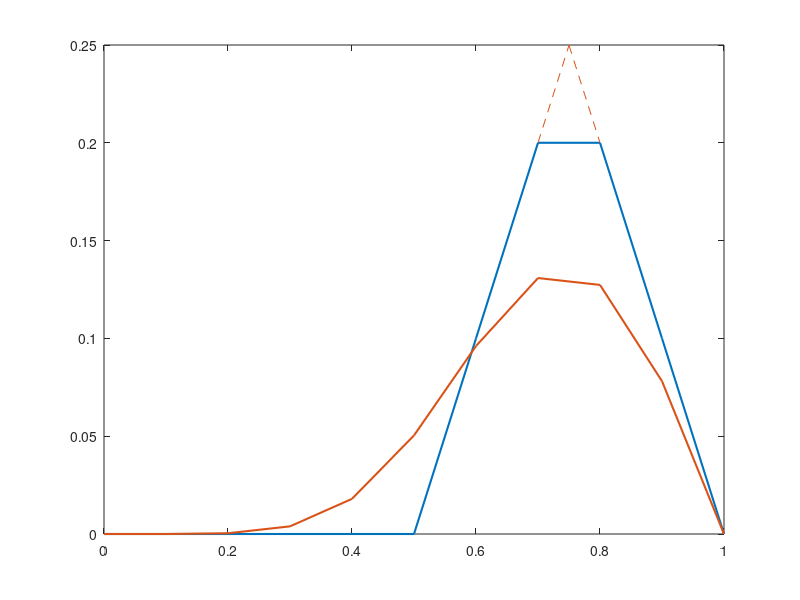

This chart was generated by the following MATLAB code: (Note: this script raises an error after producing the figure.)
x=(0:1/10:1);
y=[0 0 0 0 0 0 .1 .20001 .20001 .1 0];
plot(x,y,'linewidth',1.5)
hold on
rdot=sprintf('%c',183);
s=0.25;
for j=1:11
u(j)=0;
end

q=[.7 .75];
r=[.20001 .2499];
line(q,r,'linestyle','--')

q=[.75 .8];
r=[.2499 .20001];
line(q,r,'linestyle','--')



for m=1:6


for j=1:4

for i=1:11

 if i<2
 u(i)=0;
 end

 if i>1 
   if i<11
   u(i)=y(i)+s*(y(i-1)-2*y(i)+y(i+1));
   end
 end

 if i>10
 u(i)=0;
 end
end


for i=1:11
  y(i)=u(i);
end

end

x=(0:1/10:1);
plot(x,u,'linewidth',1.5)

for k=1:11
 a=(k-1)/10;
 b=u(k);
 text(a-.005,b,rdot,'fontname','symbol','fontweight','bold','fontsize',15)
end


end

text (.25,.23,'s=1/4','fontsize',20)
text(.20,.21,'(  t=0.0025)','fontsize',20)
text(.20,.21,' D','fontname','symbol','fontweight','bold','fontsize',20)

text(.84,.19,'t=0','fontsize',15)
text(.7,.14,'t=0.01','fontsize',15)
text(.68,.106,'t=0.02','fontsize',15)
text(.66,.084,'t=0.03','fontsize',15)
text(.65,.07,'t=0.04','fontsize',15)
text(.63,.059,'t=0.05','fontsize',15)
text(.61,.035,'t=0.06','fontsize',15)





hold off











